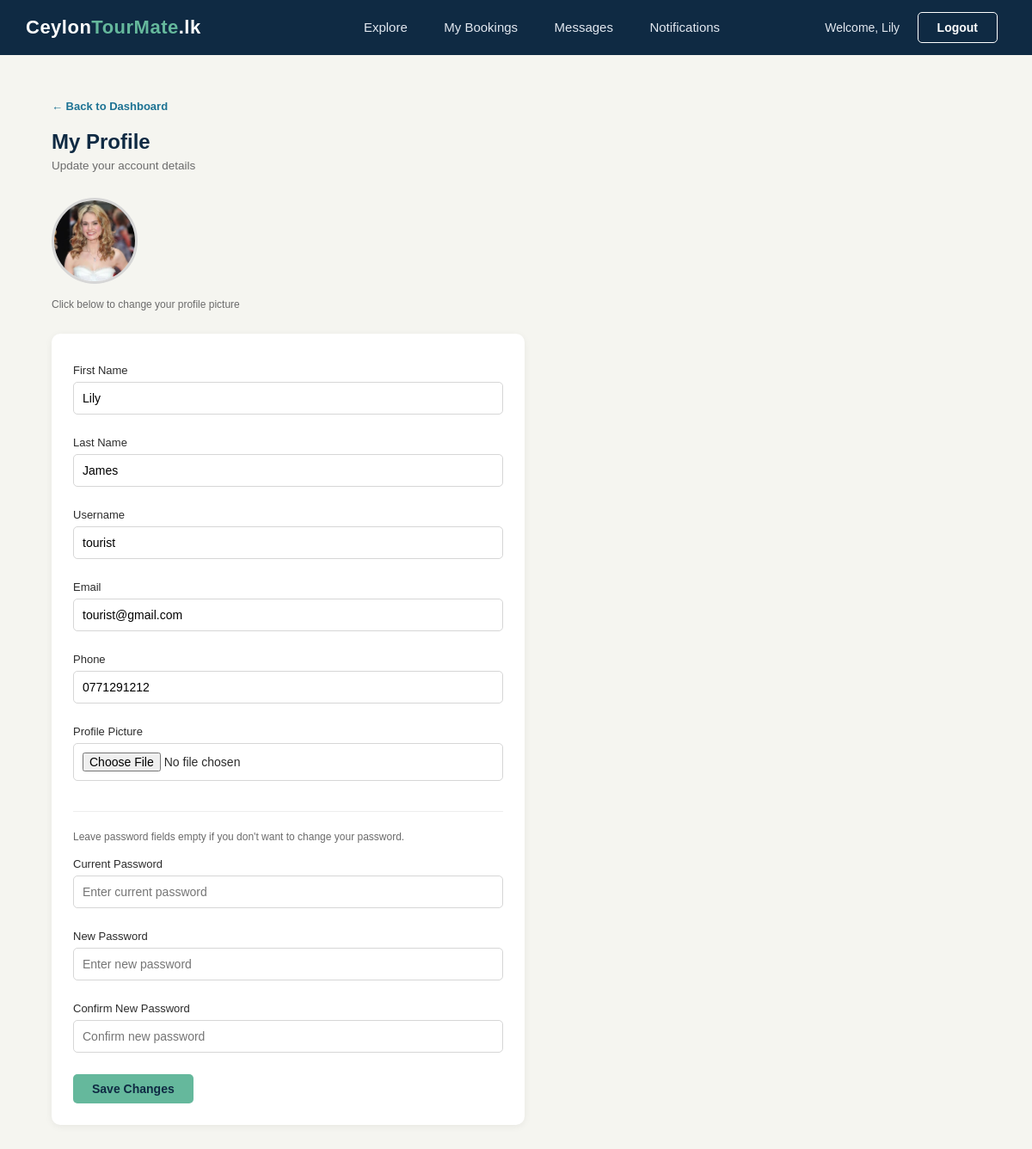
The app's page /touristeditprofile.php (signed in) with its own data.
### tables this page shows
CREATE TABLE `users` (
  `id` int(11) NOT NULL,
  `firstname` varchar(50) DEFAULT NULL,
  `lastname` varchar(50) DEFAULT NULL,
  `username` varchar(50) DEFAULT NULL,
  `email` varchar(100) DEFAULT NULL,
  `password` varchar(255) DEFAULT NULL,
  `phone` varchar(15) DEFAULT NULL,
  `profile_pic` varchar(255) DEFAULT 'default.png',
  `role` enum('tourist','tour_guide','shop_owner','hotel_owner','experience_provider','admin') DEFAULT NULL,
  `is_suspended` tinyint(4) DEFAULT 0,
  `is_approved` tinyint(4) DEFAULT 0,
  `security_question` varchar(255) DEFAULT NULL,
  `security_answer` varchar(255) DEFAULT NULL,
  `created_at` timestamp NOT NULL DEFAULT current_timestamp()
);

### touristeditprofile.php (the view, shortened to what this page needs)
<?php
$conn   = DBconnection::getInstance()->getConnection();
$sql    = "SELECT * FROM users WHERE id = ?";
$stmt   = $conn->prepare($sql);
$stmt->bind_param("i", $_SESSION['user_id']);
$stmt->execute();
$result = $stmt->get_result();
$user   = $result->fetch_assoc();
?>
<!DOCTYPE html>
<html lang="en">
<head>
    <link rel="stylesheet" type="text/css" href="style.css">
</head>
<body>
<div class="navbar">
    <table>
        <tr>
            <td class="logo-cell">
                <a href="index.php"><span class="logo-text">Ceylon<span>TourMate</span>.lk</span></a>
            </td>
            <td class="nav-links-cell">
                <a href="explore.php" class="nav-link">Explore</a>
                <a href="mybookings.php" class="nav-link">My Bookings</a>
                <a href="touristmessages.php" class="nav-link">Messages</a>
                <a href="touristnotifications.php" class="nav-link">Notifications</a>
            </td>
            <td class="nav-buttons-cell">
                <span class="admin-welcome">Welcome, <?php echo htmlspecialchars($_SESSION['firstname']); ?></span>
                <a href="logout.php"><button class="btn btn-login">Logout</button></a>
            </td>
        </tr>
    </table>
</div>
<div class="admin-section">
    <a href="touristdashboard.php" class="back-link">&larr; Back to Dashboard</a>
    <h2 class="admin-page-title">My Profile</h2>
    <p class="admin-page-subtitle">Update your account details</p>
    <div class="profile-pic-section">
        <img src="<?php echo $user['profile_pic']; ?>" alt="Profile Picture" class="profile-pic-preview" id="profilePicPreview">
        <p class="form-note">Click below to change your profile picture</p>
    </div>
    <div class="commission-form-card" style="max-width:550px;">
        <form name="touristeditprofileform" method="post" action="touristeditprofilebackend.php" enctype="multipart/form-data" onsubmit="return validateTouristEditProfile();">
            <label>First Name</label>
            <input type="text" name="firstname" placeholder="Enter first name" value="<?php echo $user['firstname']; ?>">
            <label>Last Name</label>
            <input type="text" name="lastname" placeholder="Enter last name" value="<?php echo $user['lastname']; ?>">
            <label>Username</label>
            <input type="text" name="username" placeholder="Enter username" value="<?php echo $user['username']; ?>">
            <label>Email</label>
            <input type="email" name="email" placeholder="Enter email" value="<?php echo $user['email']; ?>">
            <label>Phone</label>
            <input type="text" name="phone" placeholder="Enter phone number" value="<?php echo $user['phone']; ?>">
            <label>Profile Picture</label>
            <input type="file" name="profile_pic" accept="image/*" onchange="previewImage(this)">
            <hr style="border:none; border-top:1px solid #eee; margin:20px 0;">
            <p class="form-note" style="margin-bottom:15px;">Leave password fields empty if you don't want to change your password.</p>
            <label>Current Password</label>
            <input type="password" name="current_password" placeholder="Enter current password">
            <label>New Password</label>
            <input type="password" name="new_password" placeholder="Enter new password">
            <label>Confirm New Password</label>
            <input type="password" name="confirm_password" placeholder="Confirm new password">
            <button type="submit" class="btn btn-primary" style="margin-top:10px;">Save Changes</button>
        </form>
    </div>
</div>
</body>
</html>

### style.css (style rules this page uses)
* { margin: 0; padding: 0; box-sizing: border-box; }
body { font-family: Arial, Helvetica, sans-serif; background-color: #f5f5f0; color: #2b2b2b; }
a { text-decoration: none; color: inherit; }
.navbar { background-color: #0f2a43; width: 100%; }
.navbar table { width: 100%; border-collapse: collapse; }
.navbar td { padding: 14px 30px; vertical-align: middle; }
.logo-cell { width: 30%; }
.logo-text { color: #ffffff; font-size: 22px; font-weight: bold; letter-spacing: 0.5px; }
.logo-text span { color: #65b89c; }
.nav-links-cell { width: 45%; text-align: center; }
.nav-links-cell a { color: #e2e8f0; font-size: 15px; margin: 0 15px; padding: 6px 4px; }
.nav-buttons-cell { width: 30%; text-align: right; }
.btn { display: inline-block; padding: 9px 22px; border-radius: 5px; font-size: 14px; font-weight: bold; cursor: pointer; border: none; }
.btn-login { background-color: transparent; color: #ffffff; border: 1px solid #ffffff; margin-right: 10px; }
.btn-primary { background-color: #65b89c; color: #0f2a43; margin-right: 12px; }
.admin-welcome { color: #e2e8f0; font-size: 14px; margin-right: 16px; }
.admin-section { padding: 50px 60px; max-width: 1300px; margin: 0 auto; }
.admin-page-title { font-size: 24px; color: #0f2a43; margin-bottom: 6px; }
.admin-page-subtitle { font-size: 13.5px; color: #6b6b6b; margin-bottom: 30px; }
.back-link { display: inline-block; font-size: 13px; color: #1c7293; font-weight: bold; margin-bottom: 20px; }
.commission-form-card { background-color: #ffffff; border-radius: 10px; padding: 25px; max-width: 450px; box-shadow: 0 2px 8px rgba(0, 0, 0, 0.06); }
.commission-form-card label { display: block; font-size: 13px; color: #2b2b2b; margin-bottom: 6px; }
.commission-form-card input { width: 100%; padding: 10px; border: 1px solid #d6d6d6; border-radius: 5px; font-size: 14px; margin-bottom: 15px; }
.form-note { font-size: 12px; color: #6b6b6b; margin-top: 15px; line-height: 1.5; }
.commission-form-card label { display: block; font-size: 13px; color: #2b2b2b; margin-bottom: 6px; margin-top: 10px; }
.profile-pic-section { margin-bottom: 25px; }
.profile-pic-preview { width: 100px; height: 100px; border-radius: 50%; object-fit: cover; border: 3px solid #d6d6d6; display: block; margin-bottom: 8px; }

### records on screen
users: profile_pic (picture), firstname "Lily", lastname "James", username "tourist", email "tourist@gmail.com", phone "0771291212"

### other values on screen
$_SESSION['firstname'] "Lily"
